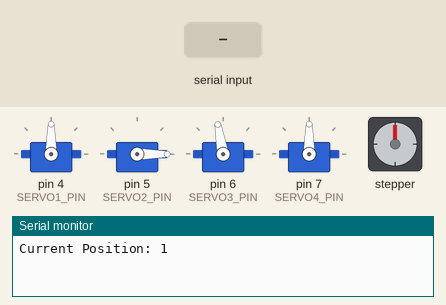
Recording of a sketch running on a simulated Arduino Uno, built with avr-gcc and run on an emulated ATmega328P. On the bench: 4 × servo, stepper motor, the last lines printed to the serial monitor. Inputs (shaded band) come from the test bench. Stepper angles assume 200 steps per turn.

Above: at 3.2 s.
3.3 s: "B,45\n" received over Serial
At 3.77 s:
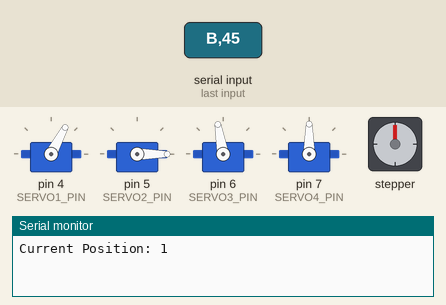
At 4.6 s:
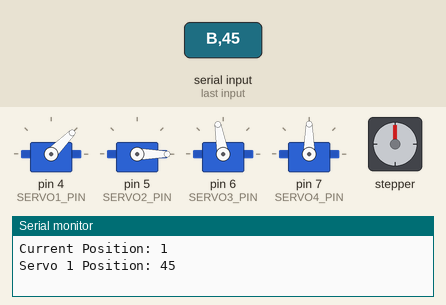
5.5 s: byte 52 ('4') received over Serial
At 12.2 s:
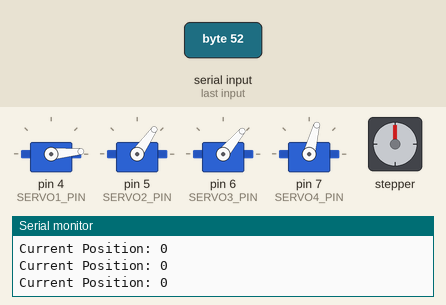
Timing chart, 0 to 25.0 s (numbered marks = the images above; inputs shaded):
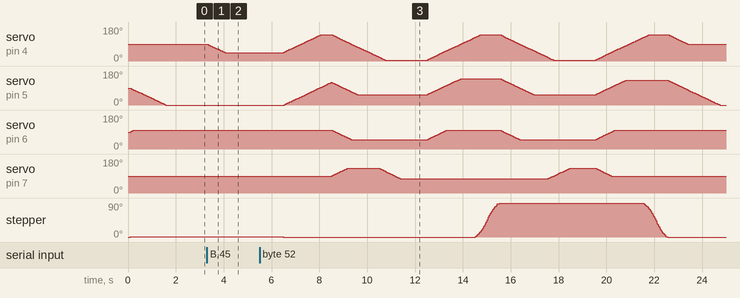

The sketch:

RobotArmSketchNewPlusRoutines.ino
```cpp
#include <AccelStepper.h>
#include "ServoEasing.hpp"

// Stepper motor pins
#define MOTOR_PIN_1 8
#define MOTOR_PIN_2 9
#define MOTOR_PIN_3 10
#define MOTOR_PIN_4 11

// First arm segment servo
#define SERVO1_PIN 4
// Second arm segment servo
#define SERVO2_PIN 5
// Claw joint rotation servo
#define SERVO3_PIN 6
// Claw open/close servo
#define SERVO4_PIN 7

#define STEPS_PER_REVOLUTION 200
#define NUM_SERVOS 4

int delayTime = 1000;

AccelStepper stepper(AccelStepper::FULL4WIRE, MOTOR_PIN_1, MOTOR_PIN_2, MOTOR_PIN_3, MOTOR_PIN_4);
ServoEasing servos[NUM_SERVOS];

// Define RoutineStep structure
struct RoutineStep {
  int stepperPosition;
  int servoPositions[NUM_SERVOS];
};

// Define routines
RoutineStep routine1[] = { // Vertical
  {1, {90, 0, 100, 90}},
};

RoutineStep routine2[] = { // 90 deg grab
  {0, {140, 140, 100, 90}},
  {0, {20, 65, 55, 130}},
  {0, {20, 65, 55, 80}},
  {0, {140, 140, 100, 80}},
  {50, {20, 55, 55, 80}},
  {50, {20, 55, 55, 130}},
  {50, {140, 130, 100, 90}},
  {0, {90, 0, 100, 90}},
};

RoutineStep routine3[] = { // Fold
  {0, {140, 140, 100, 90}},
};

RoutineStep routine4[] = { // 90 deg grab adjusted
  {0, {140, 140, 100, 90}},
  {0, {5, 55, 50, 130}},
  {0, {5, 55, 50, 75}},
  {0, {140, 140, 100, 75}},
  {50, {5, 55, 50, 75}},
  {50, {5, 55, 50, 130}},
  {50, {140, 130, 100, 90}},
  {0, {90, 0, 100, 90}},
};

void setup() {
  Serial.begin(9600);

  stepper.setMaxSpeed(250);
  stepper.setAcceleration(125);
  stepper.setCurrentPosition(0);

  // Attach servos to pins
  servos[0].attach(SERVO1_PIN);
  servos[1].attach(SERVO2_PIN);
  servos[2].attach(SERVO3_PIN);
  servos[3].attach(SERVO4_PIN);

  // Set default servo speed
  setSpeedForAllServos(180);

  // Move to upright position
  executeRoutine(routine1, sizeof(routine1) / sizeof(routine1[0]));
}

/**
 * Moves the stepper motor to the specified target position.
 * If the target position is greater than 200, it sets the target position to 200.
 * Blocks until the motor reaches the target position.
 * Prints the current position of the motor to the serial monitor.
 *
 * @param targetPosition The target position to move the stepper motor to.
 */
void moveStepperToPosition(int targetPosition) {
  if (targetPosition > 200) {targetPosition = 200;}
  stepper.moveTo(targetPosition);
  while (stepper.isRunning()) {
    stepper.run();
  }
  Serial.print("Current Position: ");
  Serial.println(stepper.currentPosition());
}

/**
 * Sets the position of a servo.
 *
 * @param servoIndex The index of the servo motor to set the position for.
 * @param position The position to set the servo motor to.
 */
void setServoPosition(int servoIndex, int position) {
  if (position >= 0 && position <= 180) {
    servos[servoIndex].easeTo(position);
    Serial.print("Servo ");
    Serial.print(servoIndex + 1);
    Serial.print(" Position: ");
    Serial.println(position);
  }
  else {
    Serial.println("Invalid servo position");
  }
}

/**
 * Executes a routine by moving the stepper motor to the specified position and interpolating the servo positions.
 * @param routine An array of RoutineStep objects that define the positions of the stepper motor and servos for each step of the routine.
 * @param numSteps The number of steps in the routine.
 */
void executeRoutine(RoutineStep *routine, int numSteps) {
  for (int step = 0; step < numSteps; step++) {
    moveStepperToPosition(routine[step].stepperPosition);

    // Set target positions for all servos
    for (int servoIndex = 0; servoIndex < NUM_SERVOS; servoIndex++) {
      servos[servoIndex].setEaseTo(routine[step].servoPositions[servoIndex]);
    }

    // Start and synchronize all servo movements
    synchronizeAllServosStartAndWaitForAllServosToStop();

    delay(delayTime); // Delay between steps
  }
}


/**
 * This function reads serial input and performs actions based on the received character.
 * The function reads the character and an integer value from the serial port and performs the following actions:
 * - 'A': Moves the stepper motor to the specified position.
 * - 'B': Sets the position of servo 0 to the specified value.
 * - 'C': Sets the position of servo 1 to the specified value.
 * - 'D': Sets the position of servo 2 to the specified value.
 * - 'E': Sets the position of servo 3 to the specified value.
 * - '1': Executes routine 1.
 * - '2': Executes routine 2.
 * If an unknown command is received, it is ignored.
 */
void processSerialInput() {
  while (Serial.available()) {
    char receivedChar = Serial.read();
    int value = Serial.parseInt();

    switch (receivedChar) {
      // Individual motor control
      case 'A':
        moveStepperToPosition(value);
        break;
      case 'B':
        setServoPosition(0, value);
        break;
      case 'C':
        setServoPosition(1, value);
        break;
      case 'D':
        if(isUpperCase(receivedChar)) {
          setServoPosition(2, value);
        }
        break;
      case 'E':
        setServoPosition(3, value);
        break;
      // WebUI Functions
      case 's': // Set speed
        setSpeedForAllServos(value);
        Serial.print("Speed set to: ");
        Serial.println(value);
        break;
      case 'd': // Set delay
        if(!isUpperCase(receivedChar)) {
          delayTime = value;
          Serial.print("Step delay set to: ");
          Serial.println(value);
        }
        break;
      // Hardcoded routines
      case '1': // Execute routine 1
        executeRoutine(routine1, sizeof(routine1) / sizeof(routine1[0]));
        break;
      case '2': // Execute routine 2
        executeRoutine(routine2, sizeof(routine2) / sizeof(routine2[0]));
        break;
      case '3': // Execute routine 3
        executeRoutine(routine3, sizeof(routine3) / sizeof(routine3[0]));
        break;
      case '4': // Execute routine 4
        executeRoutine(routine4, sizeof(routine4) / sizeof(routine4[0]));
        break;
      // Fallback
      default:
        // Handle unknown command
        break;
    }
  }
}

void loop() {
  processSerialInput();
}
```

Measured:
- after the input at 3.3 s, servo on pin 4 (SERVO1_PIN): moves from 90° to 45° over 0.74 s, starting at once
